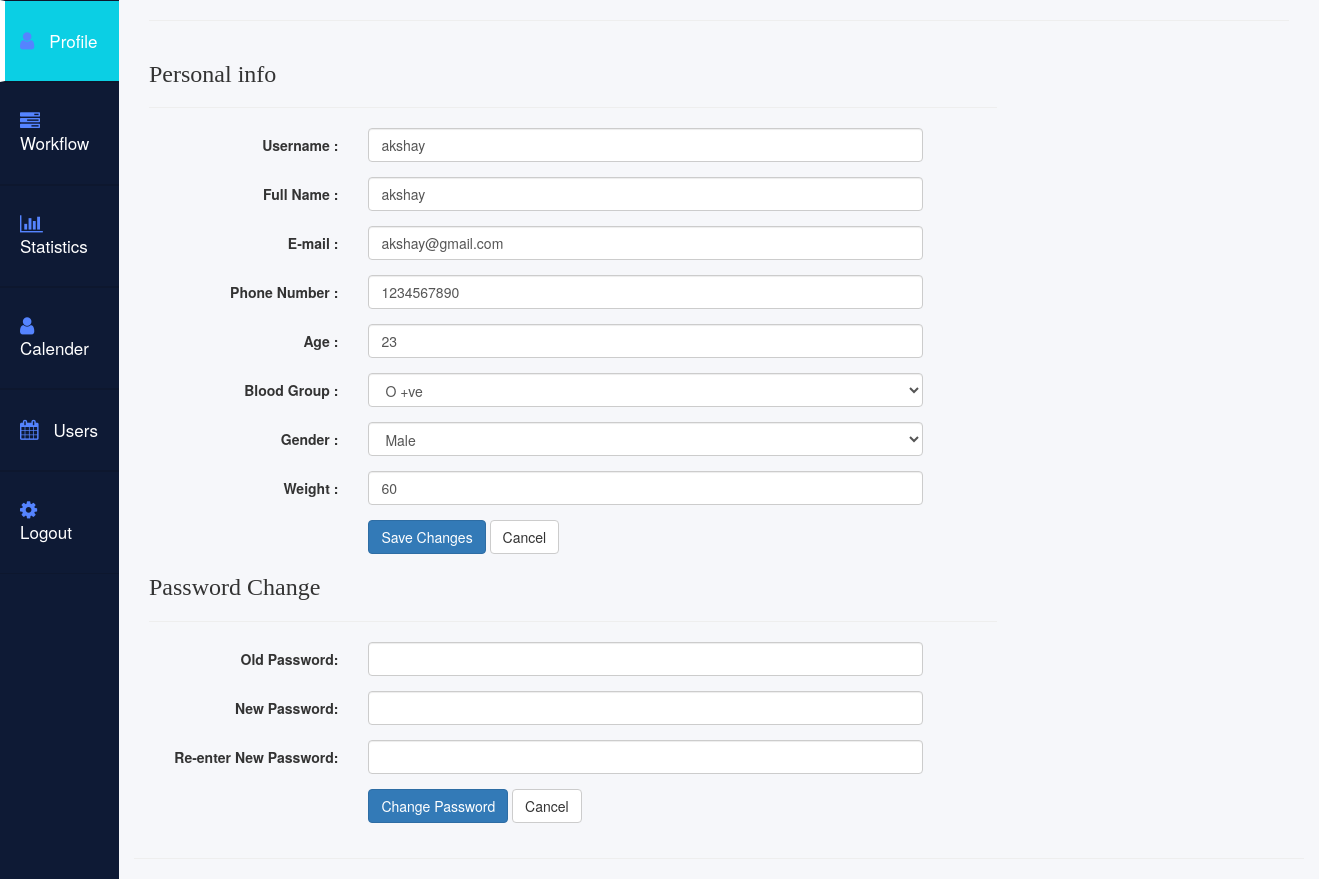
The app's page /donor_dashboard.php (signed in) with its own data.
### tables this page shows
CREATE TABLE `donor_registration` (
  `user_id` int(11) NOT NULL,
  `username` varchar(200) NOT NULL,
  `password` varchar(200) NOT NULL,
  `name` varchar(200) NOT NULL,
  `email` varchar(200) NOT NULL,
  `phone` varchar(200) NOT NULL,
  `age` varchar(200) NOT NULL,
  `blood_group` varchar(200) NOT NULL,
  `gender` varchar(200) NOT NULL,
  `weight` varchar(200) NOT NULL
);

### donor_dashboard.php (the view, shortened to what this page needs)
<html>
    <link href="//maxcdn.bootstrapcdn.com/bootstrap/3.3.0/css/bootstrap.min.css" rel="stylesheet" id="bootstrap-css">
<link href="https://maxcdn.bootstrapcdn.com/font-awesome/4.6.3/css/font-awesome.min.css" rel="stylesheet">
<body class="home">
    <div class="container-fluid display-table">
        <div class="row display-table-row">
            <div class="col-md-2 col-sm-1 hidden-xs display-table-cell v-align box" id="navigation">
                <div class="navi">
                    <ul>
                        <li class="active"><a href="#"><i class="fa fa-user" aria-hidden="true"></i><span class="hidden-xs hidden-sm">Profile</span></a></li>
                        <li><a href="#"><i class="fa fa-tasks" aria-hidden="true"></i><span class="hidden-xs hidden-sm">Workflow</span></a></li>
                        <li><a href="#"><i class="fa fa-bar-chart" aria-hidden="true"></i><span class="hidden-xs hidden-sm">Statistics</span></a></li>
                        <li><a href="#"><i class="fa fa-user" aria-hidden="true"></i><span class="hidden-xs hidden-sm">Calender</span></a></li>
                        <li><a href="#"><i class="fa fa-calendar" aria-hidden="true"></i><span class="hidden-xs hidden-sm">Users</span></a></li>
                        <li><a href="logout.php"><i class="fa fa-cog" aria-hidden="true"></i><span class="hidden-xs hidden-sm">Logout</span></a></li>
                    </ul>
                </div>
            </div>
            <div class="col-md-10 col-sm-11 display-table-cell v-align">
                <div>
                    <div class="container">
                          <hr>
                        <div class="row">
                          <div class="col-md-9 personal-info">
                            <h3 style="font-family:resolve-regular;">Personal info</h3>
                            <hr>
                            <form name="profile-update" action="d_profile_update.php" method="post" class="form-horizontal" role="form">
                                <?php
                                    include('connection.php');
                                    $id=$_SESSION['user_id'];
                                    $query="select * from donor_registration where user_id='$id'";
                                    $res=mysqli_query($con,$query);
                                    $row=mysqli_fetch_array($res);
                                ?>
                            <div class="form-group">
                                <label class="col-lg-3 control-label">Username :</label>
                                <div class="col-lg-8">
                                  <input class="form-control" type="text" name="username" id="username" value="<?php echo $row['username'];?>" required>
                                </div>
                            </div>
                            <div class="form-group">
                                <label class="col-lg-3 control-label">Full Name :</label>
                                <div class="col-lg-8">
                                  <input class="form-control" type="text" name="name" id="name" value="<?php echo $row['name'];?>" required>
                                </div>
                            </div>
                            <div class="form-group">
                                <label class="col-lg-3 control-label">E-mail :</label>
                                <div class="col-lg-8">
                                  <input class="form-control" type="text" name="email" id="email" value="<?php echo $row['email'];?>" required>
                                </div>
                            </div>
                            <div class="form-group">
                                <label class="col-lg-3 control-label">Phone Number :</label>
                                <div class="col-lg-8">
                                  <input class="form-control" type="text" name="phone" id="phone" value="<?php echo $row['phone'];?>" required>
                                </div>
                            </div>
                            <div class="form-group">
                                <label class="col-lg-3 control-label">Age :</label>
                                <div class="col-lg-8">
                                  <input class="form-control" type="text" name="age" id="age" value="<?php echo $row['age'];?>" required>
                                </div>
                            </div>
                              <div class="form-group">
                                <label class="col-lg-3 control-label">Blood Group : </label>
                                <div class="col-lg-8">
                                  <div class="ui-select">
                                    <select name="blood_group" id="blood_group" class="form-control" required>
                                        <option value="O+" <?php if($row['blood_group']=="O+") echo 'selected="selected"';?>>O +ve</option>
                                    </select>
                                  </div>
                                </div>
                              </div>
                              <div class="form-group">
                                <label class="col-lg-3 control-label">Gender : </label>
                                <div class="col-lg-8">
                                  <div class="ui-select">
                                    <select name="gender" id="gender" class="form-control" required>
                                        <option value="Male" <?php if($row['gender']=="Male") echo 'selected="selected"';?>>Male</option>
                                    </select>
                                  </div>
                                </div>
                              </div>
                              <div class="form-group">
                                <label class="col-lg-3 control-label">Weight :</label>
                                <div class="col-lg-8">
                                  <input class="form-control" type="text" name="weight" id="weight" value="<?php echo $row['weight'];?>" required>
                                </div>
                            </div>
                              <div class="form-group">
                                <label class="col-md-3 control-label"></label>
                                <div class="col-md-8">
                                  <input type="submit" class="btn btn-primary" value="Save Changes">
                                  <input type="reset" class="btn btn-default" value="Cancel">
                                </div>
                              </div>
                              </form>
                              <h3 style="font-family:resolve-regular;">Password Change</h3>
                              <hr>
                        <form name="change-pass" action="d_password_update.php" method="post" class="form-horizontal" role="form">
                              <div class="form-group">
                                <label class="col-md-3 control-label">Old Password:</label>
                                <div class="col-md-8">
                                  <input class="form-control" type="password" name="oldpass" id="oldpass" required>
                                </div>
                              </div>
                              <div class="form-group">
                                <label class="col-md-3 control-label">New Password:</label>
                                <div class="col-md-8">
                                  <input class="form-control" type="password" name="newpass" id="newpass" required>
                                </div>
                              </div>
                              <div class="form-group">
                                <label class="col-md-3 control-label">Re-enter New Password:</label>
                                <div class="col-md-8">
                                  <input class="form-control" type="password" name="newpass_confirm" id="newpass_confirm" required>
                                </div>
                              </div>
                              <div class="form-group">
                                <label class="col-md-3 control-label"></label>
                                <div class="col-md-8">
                                  <input type="submit" class="btn btn-primary" value="Change Password">
                                  <input type="reset" class="btn btn-default" value="Cancel">
                                </div>
                              </div>
                        </form>
                          </div>
                      </div>
                    </div>
                    <hr>
                </div>
            </div>
        </div>
    </div>
</body>
</html>

### donor_dashboard.php (style rules this page uses)
a:focus,a:hover,a { outline:none; text-decoration: none; }
li,ul { list-style: none; padding: 0; margin: 0; }
.home { background: #f6f7fa; }
#navigation { background: #0e1a35; }
#navigation { padding: 0; }
.display-table { display: table; padding: 0; height: 100%; width: 100%; }
.display-table-row { display: table-row; height: 100%; }
.display-table-cell { display: table-cell; float: none; height: 100%; }
.v-align { vertical-align: top; }
.navi i { font-size: 20px; }
#navigation { -webkit-transition: all 0.5s ease; -moz-transition: all 0.5s ease; -o-transition: all 0.5s ease; transition: all 0.5s ease; }
.navi a { border-bottom: 1px solid #0d172e; border-top: 1px solid #0d172e; color: #ffffff; display: block; font-size: 17px; font-weight: 500; padding: 28px 20px; text-decoration: none; }
.navi i { margin-right: 15px; color: #5584ff; }
.navi .active a { background: #0e1a35; border-left: 5px solid #ffffff; padding-left: 15px; }
.hidden-xs { -webkit-transition: all 0.5s ease; -moz-transition: all 0.5s ease; -o-transition: all 0.5s ease; transition: all 0.5s ease; }

### records on screen
donor_registration: username "akshay", name "akshay", email "akshay@gmail.com", phone "1234567890", age "23", blood_group "O +ve", gender "Male", weight "60"
